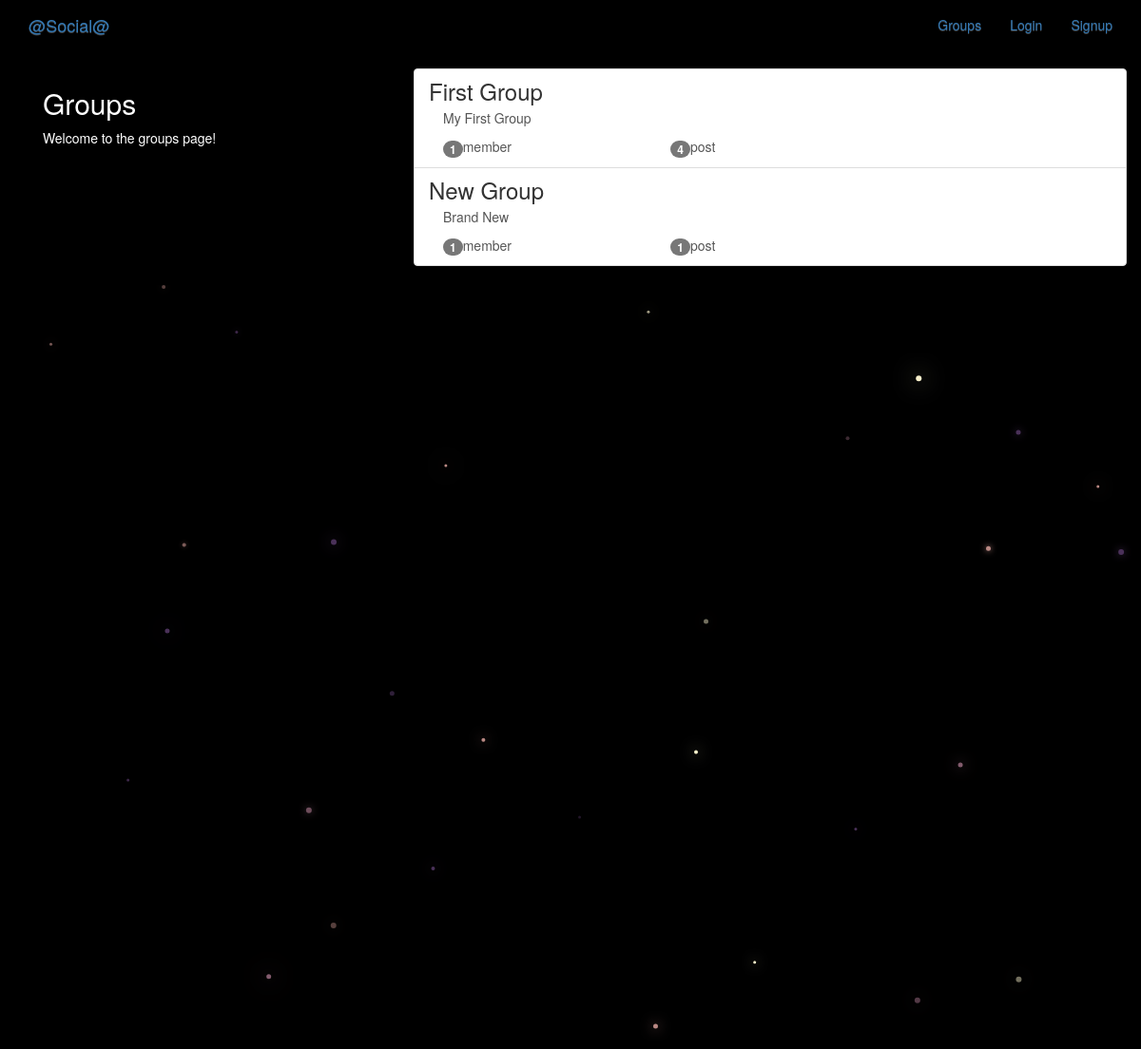
The app's page /groups/ with its own data.
### groups/models.py (models this page shows, shortened)
class Group(models.Model):
    name = models.CharField(max_length=255, unique=True)
    slug = models.SlugField(allow_unicode=True, unique=True)
    description = models.TextField(blank=True, default='')
    description_html = models.TextField(editable=False, default='', blank=True)
    members = models.ManyToManyField(User, through='GroupMember')
    class Meta():
        ordering = ['name']

### groups/views.py (the view)
class ListGroups(generic.ListView):
    model = Group

### groups/templates/groups/group_list.html (shortened to what this page needs)
{% extends "groups/group_base.html" %}
{% block pregroup %}
  <div class="col-md-4">
    <div class="content">
      <h2>Groups</h2>
      <p>Welcome to the groups page!</p>
    </div>
  </div>
{% endblock %}
{% block group_content %}
  <div class="col-md-8">
    <div class="list-group">
      {% for group in object_list %}
        <a href="{% url 'groups:single' slug=group.slug %}" class="list-group-item">
          <h3 class="title list-group-item-heading">{{ group.name }}</h3>
          <div class="lisg-group-item-text container-fluid">
            {{ group.description_html|safe }}
            <div class="row">
              <div class="col-md-4"><span class="badge">{{ group.members.count }}</span>member{{ group.members.count|pluralize }}</div>
              <div class="col-md-4"><span class="badge">{{ group.posts.count }}</span>post{{ groups.posts.count|pluralize }}</div>
            </div>
          </div>
        </a>
      {% endfor %}
    </div>
  </div>
{% endblock %}

### static/socialmedia/css/main.css (style rules this page uses)
body { margin: 0; overflow: hidden; background-color: black; color: white; }

### records on screen
Group: name "First Group", description_html "My First Group", members.count "1", posts.count "4"
Group: name "New Group", description_html "Brand New", members.count "1", posts.count "1"
